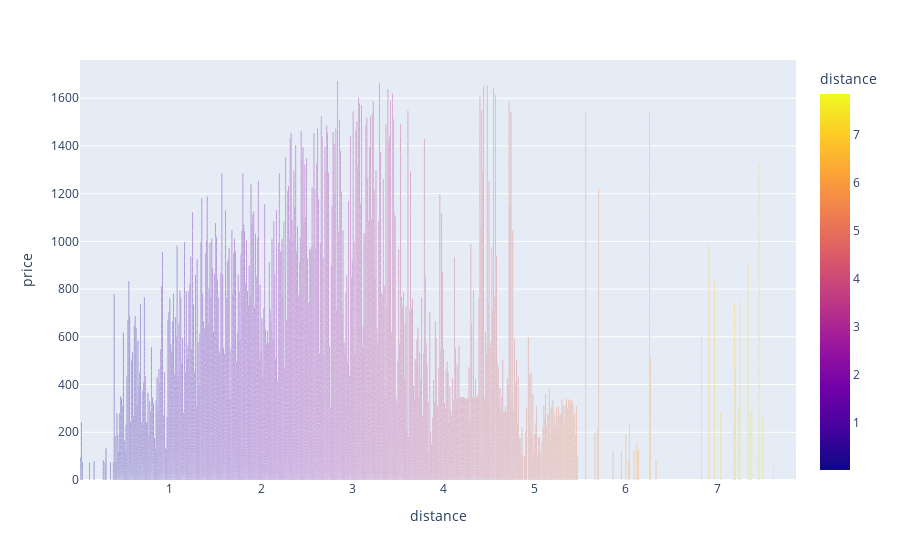

Notebook code for this chart:
### Code cell
px.bar(data_frame=dataframe_3, x="distance", y="price", color="distance", barmode="group")

### Figure 1 — Plotly figure (JSON) as saved in the notebook; plotly's stock layout.template omitted (floating-point values rounded to 4 significant figures; data arrays with more than 128 entries replaced by an {"elided": "..."} marker saying what was removed)
{"data": [{"alignmentgroup": "True", "hovertemplate": "distance=%{marker.color}<br>price=%{y}<extra></extra>", "legendgroup": "", "marker": {"color": {"elided": "18797 float values"}, "coloraxis": "coloraxis", "pattern": {"shape": ""}}, "name": "", "offsetgroup": "", "orientation": "v", "showlegend": false, "textposition": "auto", "type": "bar", "x": {"elided": "18797 float values"}, "xaxis": "x", "y": {"elided": "18797 float values"}, "yaxis": "y"}], "layout": {"barmode": "group", "coloraxis": {"colorbar": {"title": {"text": "distance"}}, "colorscale": [[0, "#0d0887"], [0.1111, "#46039f"], [0.2222, "#7201a8"], [0.3333, "#9c179e"], [0.4444, "#bd3786"], [0.5556, "#d8576b"], [0.6667, "#ed7953"], [0.7778, "#fb9f3a"], [0.8889, "#fdca26"], [1, "#f0f921"]]}, "legend": {"tracegroupgap": 0}, "margin": {"t": 60}, "xaxis": {"anchor": "y", "domain": [0, 1], "title": {"text": "distance"}}, "yaxis": {"anchor": "x", "domain": [0, 1], "title": {"text": "price"}}}}
